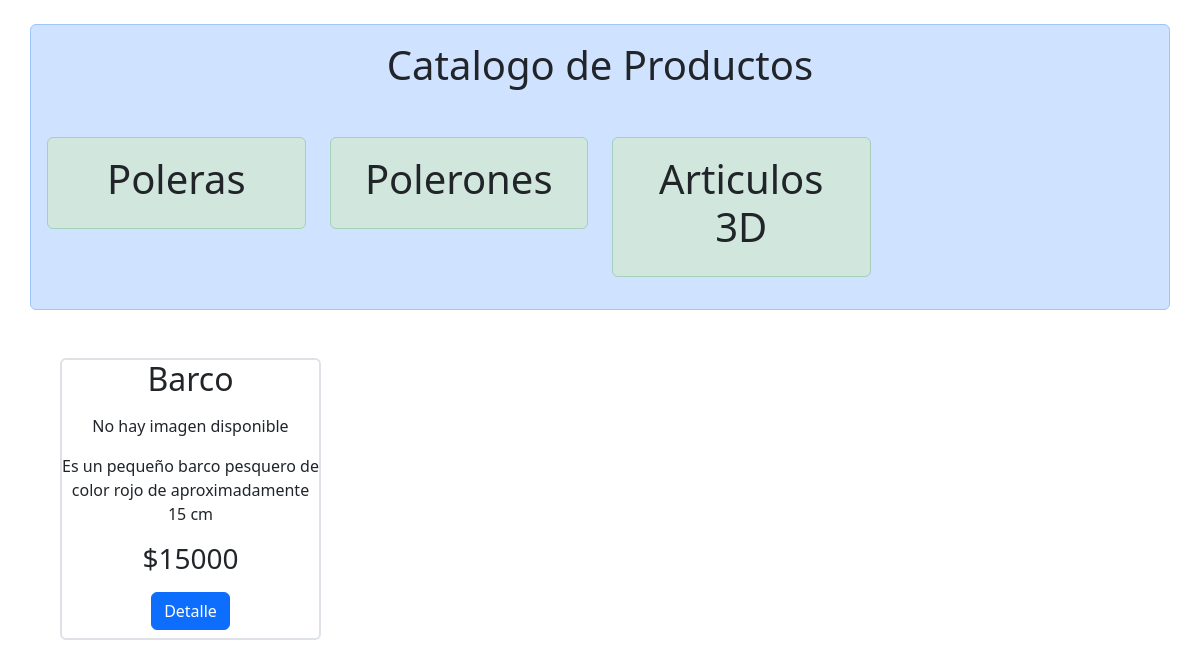
The app's page /, older data.
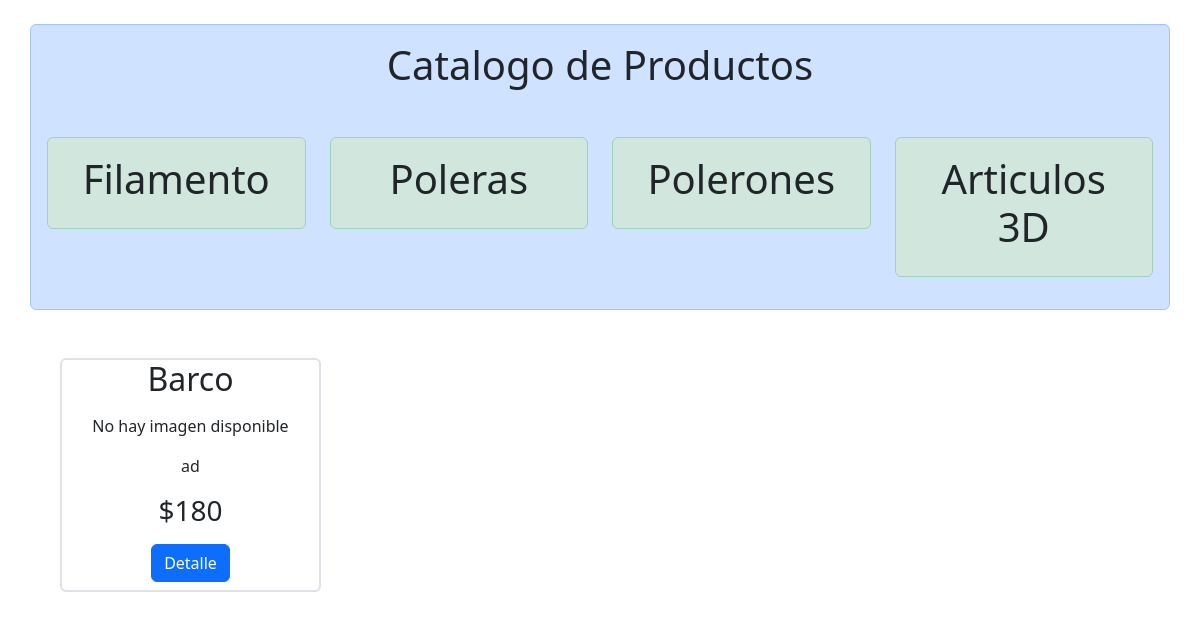
The same page, newer data.
### mainApp/models.py (models this page shows, shortened)
class Categoria(models.Model):
    nombre = models.CharField(max_length=100)
    slug = models.SlugField(unique=True)

class Producto(models.Model):
    nombre = models.CharField(max_length=50)
    slug = models.SlugField(unique=True)
    descripcion = models.TextField()
    categoria = models.ForeignKey(Categoria, on_delete=models.CASCADE)
    precio = models.DecimalField(max_digits=15, decimal_places=0)
    imagen1 = models.ImageField(upload_to='productos/', blank=True, null=True)
    imagen2 = models.ImageField(upload_to='productos/', blank=True, null=True)
    imagen3 = models.ImageField(upload_to='productos/', blank=True, null=True)

### mainApp/views.py (the view)
# urls.py: path('', views.home, name='home'),
def home(request):
    categoria = Categoria.objects.all()
    productos = Producto.objects.all()
    data = {'categoria': categoria, 'productos': productos}
    return render(request, 'home.html',data)

### templates/home.html (shortened to what this page needs)
<!doctype html>
<html lang="en">
    <head>
        <link
            href="https://cdn.jsdelivr.net/npm/bootstrap@5.3.2/dist/css/bootstrap.min.css"
            rel="stylesheet"
        />
    </head>
    <body>
        <main class="container mt-4 mb-4 alert alert-primary text-center text-dark">
            <h1>
                Catalogo de Productos
            </h1>
           <div class="row mt-5">
            {% for cat in categoria %}
                <div class="col-3">
                    <div class=" alert alert-success text-dark">
                        <button  class="border border-0 bg-transparent">
                            <a href="{% url 'productos_por_categoria' cat.slug %}" class="link-offset-2 link-underline link-underline-opacity-0 text-dark">
                            <h1 class="text-center">
                                {{ cat.nombre }}
                            </h1></a></button>
                    </div>
                </div>
                {% endfor %}
            </div>
        </main>
                <div class="container mt-5 mx-5">
            <div class="row mt-5">
            {% for prod in productos %}
                <div class="col-3">
                    <div class="card border border-2 text-dark">
                        <h2 class="text-center">
                            {{ prod.nombre }}
                        </h2>
                        <div class="d-flex justify-content-center flex-wrap mt-2 text-center">
                            {% if prod.imagen1 %}
                                <div class="imagen-contenedor">
                                    <img src="{{ prod.imagen1.url }}" alt="{{ prod.nombre }}" class="imagen-producto" />
                                </div>
                            {% elif prod.imagen2 %}
                                <div class="imagen-contenedor">
                                    <img src="{{ prod.imagen2.url }}" alt="{{ prod.nombre }}" class="imagen-producto" />
                                </div>
                            {% elif prod.imagen3 %}
                                <div class="imagen-contenedor">
                                    <img src="{{ prod.imagen3.url }}" alt="{{ prod.nombre }}" class="imagen-producto" />
                                </div>
                            {% else %}
                                <p>No hay imagen disponible</p>
                            {% endif %}
                        </div>
                        <p class="text-center">
                            {{ prod.descripcion }}
                        </p>
                        <h3 class="text-center">
                            ${{ prod.precio }}
                        </h3>
                        <div class="container mt-2 text-center mb-2">
                            <button
                                type="button"
                                class="btn btn-primary "
                            >
                                <a href="{% url 'detalle' prod.slug %}" class="text-white text-decoration-none">
                                    Detalle
                                </a>
                            </button>
                        </div>
                    </div>
                </div>
            {% endfor %}
            </div>
        </div>
    </body>
</html>

Row changes from the older to the newer data that the page shows:
added Categoria: nombre "Filamento"
changed Producto "Barco": descripcion "Es un pequeño barco pesquero de color rojo de aproximadamente 15 cm" → "ad"; precio "15000" → "180"
